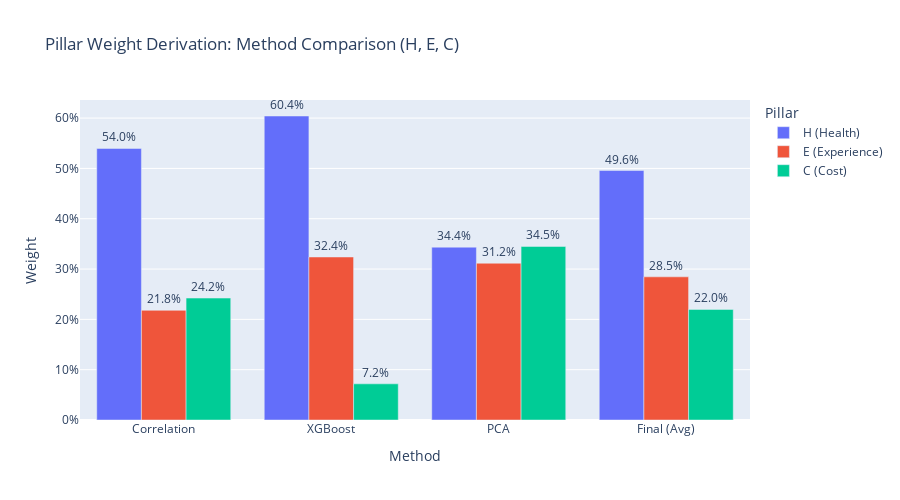

The notebook cell saved with this chart:
### Code cell
# Visualization: Pillar Weight Comparison
fig_pillar = go.Figure()

methods = list(pillar_weight_results.keys()) + ['Final (Avg)']
colors = ['#636EFA', '#EF553B', '#00CC96', '#AB63FA']

for i, pillar in enumerate(['H', 'E', 'C']):
    values = [pillar_weight_results[m][pillar] for m in pillar_weight_results.keys()]
    values.append(FINAL_PILLAR_WEIGHTS[pillar])
    
    fig_pillar.add_trace(go.Bar(
        name=f'{pillar} ({["Health", "Experience", "Cost"][i]})',
        x=methods,
        y=values,
        text=[f'{v:.1%}' for v in values],
        textposition='outside'
    ))

fig_pillar.update_layout(
    title='Pillar Weight Derivation: Method Comparison (H, E, C)',
    xaxis_title='Method',
    yaxis_title='Weight',
    yaxis_tickformat='.0%',
    barmode='group',
    legend_title='Pillar',
    height=500
)
fig_pillar.write_html(str(OUT_DIR / 'pillar_weight_comparison.html'))
fig_pillar.show()
print(f"✅ Saved: {OUT_DIR / 'pillar_weight_comparison.html'}")

### Figure 1 — Plotly figure (JSON) as saved in the notebook; plotly's stock layout.template omitted (floating-point values rounded to 4 significant figures)
{"data": [{"name": "H (Health)", "text": ["54.0%", "60.4%", "34.4%", "49.6%"], "textposition": "outside", "type": "bar", "x": ["Correlation", "XGBoost", "PCA", "Final (Avg)"], "y": [0.5397, 0.6042, 0.3435, 0.4958]}, {"name": "E (Experience)", "text": ["21.8%", "32.4%", "31.2%", "28.5%"], "textposition": "outside", "type": "bar", "x": ["Correlation", "XGBoost", "PCA", "Final (Avg)"], "y": [0.218, 0.324, 0.3116, 0.2845]}, {"name": "C (Cost)", "text": ["24.2%", "7.2%", "34.5%", "22.0%"], "textposition": "outside", "type": "bar", "x": ["Correlation", "XGBoost", "PCA", "Final (Avg)"], "y": [0.2423, 0.07187, 0.3449, 0.2197]}], "layout": {"barmode": "group", "height": 500, "legend": {"title": {"text": "Pillar"}}, "title": {"text": "Pillar Weight Derivation: Method Comparison (H, E, C)"}, "xaxis": {"title": {"text": "Method"}}, "yaxis": {"tickformat": ".0%", "title": {"text": "Weight"}}}}
